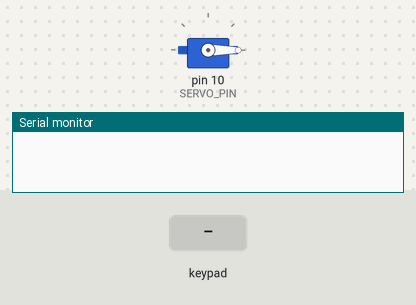
The sketch below on a simulated Arduino Uno, built with avr-gcc and run on an emulated ATmega328P. Parts: servo, the last lines printed to the serial monitor. The inputs (shaded band) are chosen by the test bench.

Above: at 1.2 s.
1.3 s: key '1' pressed
At 1.9 s:
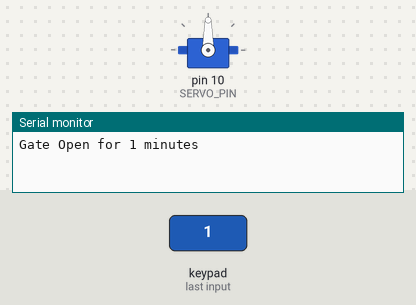
2.8 s: keypad keys 2 3 4 5 A pressed 0.4 s apart
At 5.7 s:
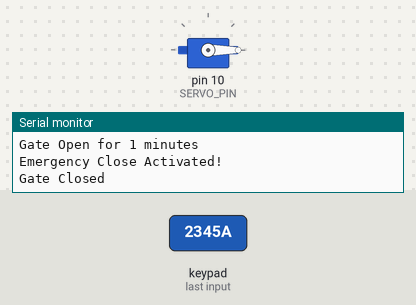
7.8 s: key '2' pressed
At 9.2 s:
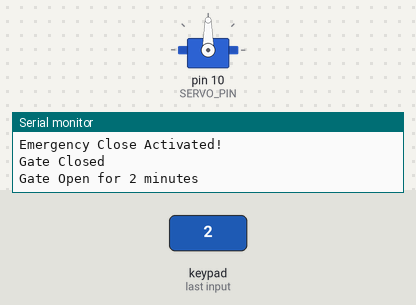
Timing chart, 0 to 10.3 s (numbered marks = the images above; inputs shaded):
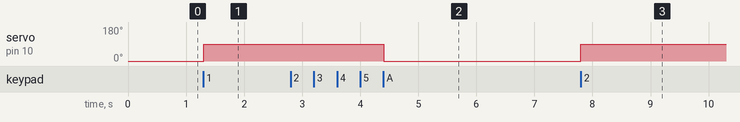

The sketch:

sketch_RADCW_serverMotor_feb17a.ino
```cpp
#include <Keypad.h>
#include <Servo.h>

#define SERVO_PIN 10  // Servo motor connected to pin 10
Servo gateServo;

// Keypad configuration
const byte ROWS = 4;
const byte COLS = 4;
char keys[ROWS][COLS] = {
  {'1', '2', '3', 'A'},
  {'4', '5', '6', 'B'},
  {'7', '8', '9', 'C'},
  {'*', '0', '#', 'D'}
};
byte rowPins[ROWS] = {2, 3, 4, 5};
byte colPins[COLS] = {6, 7, 8, 9};
Keypad keypad = Keypad(makeKeymap(keys), rowPins, colPins, ROWS, COLS);

void openGateForDuration(int minutes) {
  gateServo.write(90); // Open gate
  Serial.print("Gate Open for ");
  Serial.print(minutes);
  Serial.println(" minutes");

  unsigned long endTime = millis() + (minutes * 60000); // Convert minutes to milliseconds

  while (millis() < endTime) {
    char key = keypad.getKey();
    if (key == 'A') {
      Serial.println("Emergency Close Activated!");
      break;  // Exit loop and close gate immediately
    }
  }

  gateServo.write(0); // Close gate
  Serial.println("Gate Closed");
}

void setup() {
  Serial.begin(9600);
  gateServo.attach(SERVO_PIN);
  gateServo.write(0); // Ensure the gate starts closed
}

void loop() {
  char key = keypad.getKey();

  if (key >= '1' && key <= '9') {
    int minutes = key - '0';  // Convert char to int (e.g., '3' -> 3)
    openGateForDuration(minutes);
  }

  if (key == 'A') {
    Serial.println("Emergency Close Triggered");
    gateServo.write(0); // Immediately close gate
  }
}
```

Measured:
- after the input at 1.3 s, servo on pin 10 (SERVO_PIN): 0° → 90° at once
- after the input at 2.8 s, servo on pin 10 (SERVO_PIN): 90° → 0° after 1.6 s
- after the input at 7.8 s, servo on pin 10 (SERVO_PIN): 0° → 90° at once
